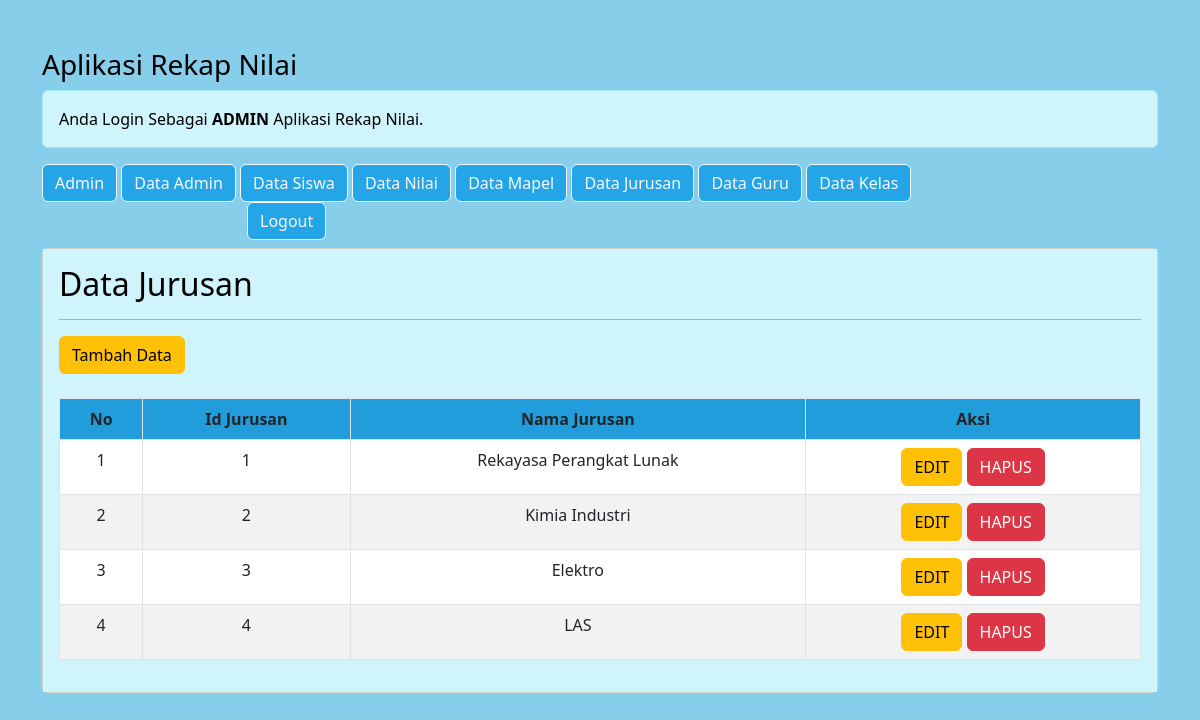
/admin/admin.php?url=bacajurusan (signed in), run on the app's committed database.
### tables this page shows
CREATE TABLE `jurusan` (
  `id_jurusan` int(10) NOT NULL,
  `nama_jurusan` varchar(255) NOT NULL
);

### admin/bacajurusan.php (the view, shortened to what this page needs)
<!DOCTYPE html>
<html>
<body>
   <h2>Data Jurusan</h2>
      <hr>
      <input type="button" value="Tambah Data" class='btn btn-warning' onclick="location.href='?url=tambahjurusan'">
      <table class="table table-striped table-bordered" style="background-color: #FFFFFF;">
	  <br><br>
	  <tr class="fw-bold" align="center" style="background-color: #24A5E8;">
            <td>No</td>
			<td>Id Jurusan</td>
			<td>Nama Jurusan</td>
	    	<td>Aksi</td>
		</tr>
		<?php
			$no=1;
			$sql="SELECT * FROM jurusan";
			$query= mysqli_query($db_link,$sql);
			while($data = mysqli_fetch_array($query))
				{
				?>
				<tr align="center">
					<td><?php echo "$no"; ?></td>
					<td><?php echo "$data[id_jurusan]"; ?></td>
					<td><?php echo "$data[nama_jurusan]"; ?></td>
					<td align="center">
						<a href="?url=editjurusan&id=<?php echo "$data[id_jurusan]"; ?>" class='btn btn-warning'>EDIT</a>
						<a href="?url=hapusjurusan&id_jurusan=<?php echo "$data[id_jurusan]"; ?>" class='btn btn-danger' onclick="return confirm('Anda yakin?')">HAPUS</a>
					</td>
				</tr>
				<?php
				$no++;
				}
		?>
		</table>
</body>
</html>

### data on the page
jurusan: id_jurusan "1", nama_jurusan "Rekayasa Perangkat Lunak"
jurusan: id_jurusan "2", nama_jurusan "Kimia Industri"
jurusan: id_jurusan "3", nama_jurusan "Elektro"
jurusan: id_jurusan "4", nama_jurusan "LAS"
